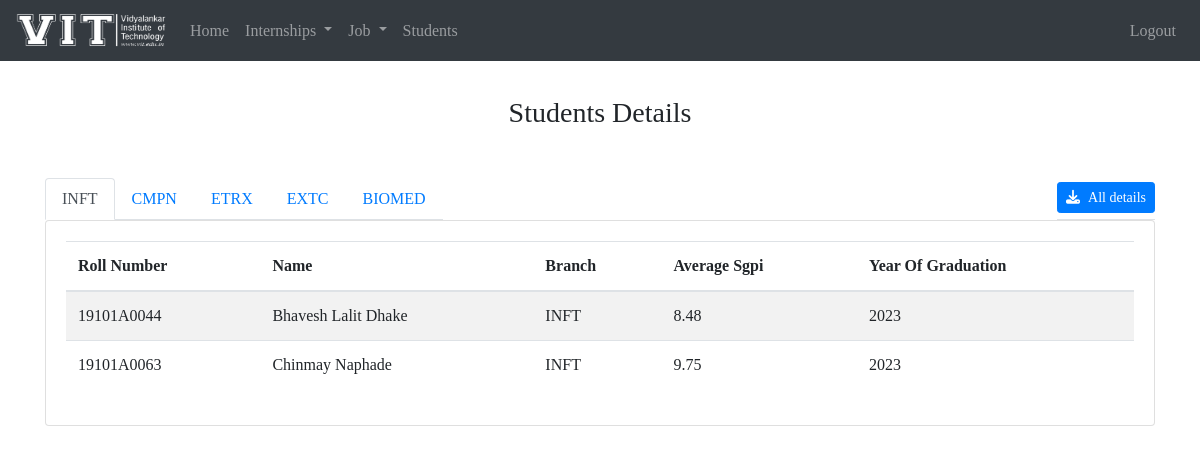
The app's page /placement_cell/student_details/ with its own data.
### DMS_Student/models.py (models this page shows, shortened)
class Student(models.Model):
    roll_no = models.CharField(primary_key=True ,max_length=20, null=False)
    phone = models.CharField(max_length=10, null=True)
    skills = models.TextField(max_length=500, null=False)
    age=models.IntegerField(validators=[MaxValueValidator(99)],null=True)
    gender=models.CharField(max_length=15,choices=sorted({
        ("Male","Male"),("Female","Female"),("Other","Other")
    }),null=True)
    branch=models.CharField(max_length=12,choices=sorted({
        ("INFT", "INFT"),("CMPN","CMPN"),("EXTC","EXTC"),("ETRX","ETRX"),("BIOM","BIOM")
    }),null=True)
    div=models.CharField(max_length=12,choices=sorted({
        ("A","A"),("B","B"),("C","C")
    }),null=True)
    corresponding_address=models.TextField(max_length=500,null=True)
    permanent_address=models.TextField(max_length=500,null=True)
    date_of_birth = models.DateField(null=True)
    gmail=models.EmailField(null=True)
    residence_phone= models.CharField(max_length=10, null=True)
    pan_card_no=models.CharField(max_length=10,null=True)
    aadhar_no=models.CharField(max_length=12,null=True)
    passport_no=models.CharField(max_length=9,null=True)
    year_of_graduation=models.CharField(max_length=4,null=True)
    disability=models.BooleanField(null=True)
    type_of_disability=models.CharField(max_length=100,null=True)
    father_name = models.CharField(max_length=50, null=True)
    mother_name=models.CharField(max_length=50,null=True)
    father_occupation=models.CharField(max_length=50,null=True)
    mother_occupation=models.CharField(max_length=50,null=True)
    co_curriculum_activities=models.CharField(max_length=100,null=True)
    extra_curriculum_activities=models.CharField(max_length=100,null=True)
    hobbies=models.CharField(max_length=150,null=True)
    profile_photo=models.ImageField(upload_to="profile/",null=True)
    resume=models.FileField(upload_to="Resume/",null=True)
    facebook=models.URLField(null=True)
    linkdin=models.URLField(null=True)
    github=models.URLField(null=True)
    other=models.CharField(max_length=150,null=True)
    is_email_verified=models.BooleanField(default=False,null=True)

class CurrEdu(models.Model):
    roll_no_curr = models.ForeignKey(Student ,on_delete=models.CASCADE)
    sgpi1 = models.CharField(max_length=4, default="NA")
    sgpi2 = models.CharField(max_length=4, default="NA")
    cgpa1 = models.CharField(max_length=4, default="NA")
    sgpi3 = models.CharField(max_length=4, default="NA")
    sgpi4 = models.CharField(max_length=4, default="NA")
    cgpa2 = models.CharField(max_length=4, default="NA")
    sgpi5 = models.CharField(max_length=4, default="NA")
    sgpi6 = models.CharField(max_length=4, default="NA")
    cgpa3 = models.CharField(max_length=4, default="NA")
    sgpi7 = models.CharField(max_length=4, default="NA")
    sgpi8 = models.CharField(max_length=4, default="NA")
    cgpa4 = models.CharField(max_length=4, default="NA")
    live_kt=models.CharField(max_length=15,null=True)
    dead_kt = models.CharField(max_length=15, null=True)
    drop=models.CharField(max_length=15,choices=sorted({
        ("0","0 year"),("1","1 year"),("2","2 years"),("3","3 years"),("4","4 years"),("5", "5 years")
    }),null=True)
    total_grade = models.FloatField(validators=[MaxValueValidator(100)], null=True, default=0)
    average_sgpi = models.FloatField(validators=[MaxValueValidator(10)], null=True, default=0)

### DMS_Placement_Cell/views.py (the view)
# urls.py: path("student_details/", views.student_details, name="student_details"),
def student_details(request):
    students = Student.objects.all().order_by("branch")
    student_dict = {}
    for student in students:
        edu = Add_edu.objects.filter(roll_no=student)
        curr_edu = CurrEdu.objects.filter(roll_no_curr=student)
        certificate = Certificates.objects.filter(certificate_issued_to=student)
        experience = Add_exp.objects.filter(rollNo=student)
        user = User.objects.filter(username=student.roll_no)
        student_dict[student.roll_no] = [user, student, edu, curr_edu, certificate, experience]
    student_dict = sorted(student_dict.items())
    content = {'student_dict':student_dict}
    return render(request, 'placement/student_details.html', content)

### DMS_Student/templatetags/custom_tags.py (called while the page is built)
@register.filter(name='disability')
def disability(value):
    if value == True:
        text = 'yes'
    else:
        text = 'NA'
    return text

@register.simple_tag
def marks_to_percentage(marks, subject):
    try:
        percentage = int(marks)/int(subject)
    except:
        percentage=0
    return percentage

### DMS_Placement_Cell/templates/placement/student_details.html (shortened to what this page needs)
{% extends "placement/base.html" %}
{% load static %}
{% load custom_tags %}
{% block content %}
<h3 class="text-center mb-5">Students Details</h3>
<div class="d-flex m-0 p-0">
    <ul class="nav nav-tabs" id="myTab" role="tablist">
        <li class="nav-item">
            <a class="nav-link active" id="inft-tab" data-toggle="tab" href="#inft" role="tab" aria-controls="inft"
                aria-selected="true">INFT</a>
        </li>
        <li class="nav-item">
            <a class="nav-link" id="cmpn-tab" data-toggle="tab" href="#cmpn" role="tab" aria-controls="cmpn"
                aria-selected="false">CMPN</a>
        </li>
        <li class="nav-item">
            <a class="nav-link" id="etrx-tab" data-toggle="tab" href="#etrx" role="tab" aria-controls="etrx"
                aria-selected="false">ETRX</a>
        </li>
        <li class="nav-item">
            <a class="nav-link" id="extc-tab" data-toggle="tab" href="#extc" role="tab" aria-controls="extc"
                aria-selected="false">EXTC</a>
        </li>
        <li class="nav-item">
            <a class="nav-link" id="biomed-tab" data-toggle="tab" href="#biomed" role="tab" aria-controls="biomed"
                aria-selected="false">BIOMED</a>
        </li>
    </ul>
    <ul class="nav nav-tabs ml-auto">
        <li class="nav-item">
            <button style="margin-top: 0.3rem !important;" class="btn btn-primary btn-sm" onclick="job_xl_conv()"><i
                    class="fas fa-download mr-2"></i>All details</button>
        </li>
    </ul>
</div>
<div class="tab-content" id="myTabContent">
    <div class="tab-pane fade show active" id="inft" role="tabpanel" aria-labelledby="inft-tab">
        <div class="card">
            <div class="card-body">
                <table class="table table-hover table-striped table-responsive-sm">
                    <thead>
                        <tr>
                            <th>Roll Number</th>
                            <th>Name</th>
                            <th>Branch</th>
                            <th>Average Sgpi</th>
                            <th>Year Of Graduation</th>
                        </tr>
                    </thead>
                    <tbody>
                        {% for roll_no, details in student_dict %}
                        {% if details.1.branch == 'INFT' %}
                        <tr onclick=" window.location.href='/placement_cell/displayProfile/{{ roll_no }}/'">
                            <td>{{details.0.0.username}}</td>
                            <td>{{details.0.0.first_name}}</td>
                            <td>{{details.1.branch}}</td>
                            <td>{{details.3.0.average_sgpi}}</td>
                            <td>{{details.1.year_of_graduation}}</td>
                        </tr>
                        {% endif %}
                        {% endfor %}
                    </tbody>
                </table>
            </div>
        </div>
    </div>
</div>
{% endblock %}

### static/css/base.css (style rules this page uses)
body { font-family: 'Source Sans Pro'; scroll-behavior: smooth; }

### records on screen
Student: username "19101A0044", first_name "Bhavesh Lalit Dhake", branch "INFT", average_sgpi "8.48", year_of_graduation "2023"
Student: username "19101A0063", first_name "Chinmay Naphade", branch "INFT", average_sgpi "9.75", year_of_graduation "2023"
